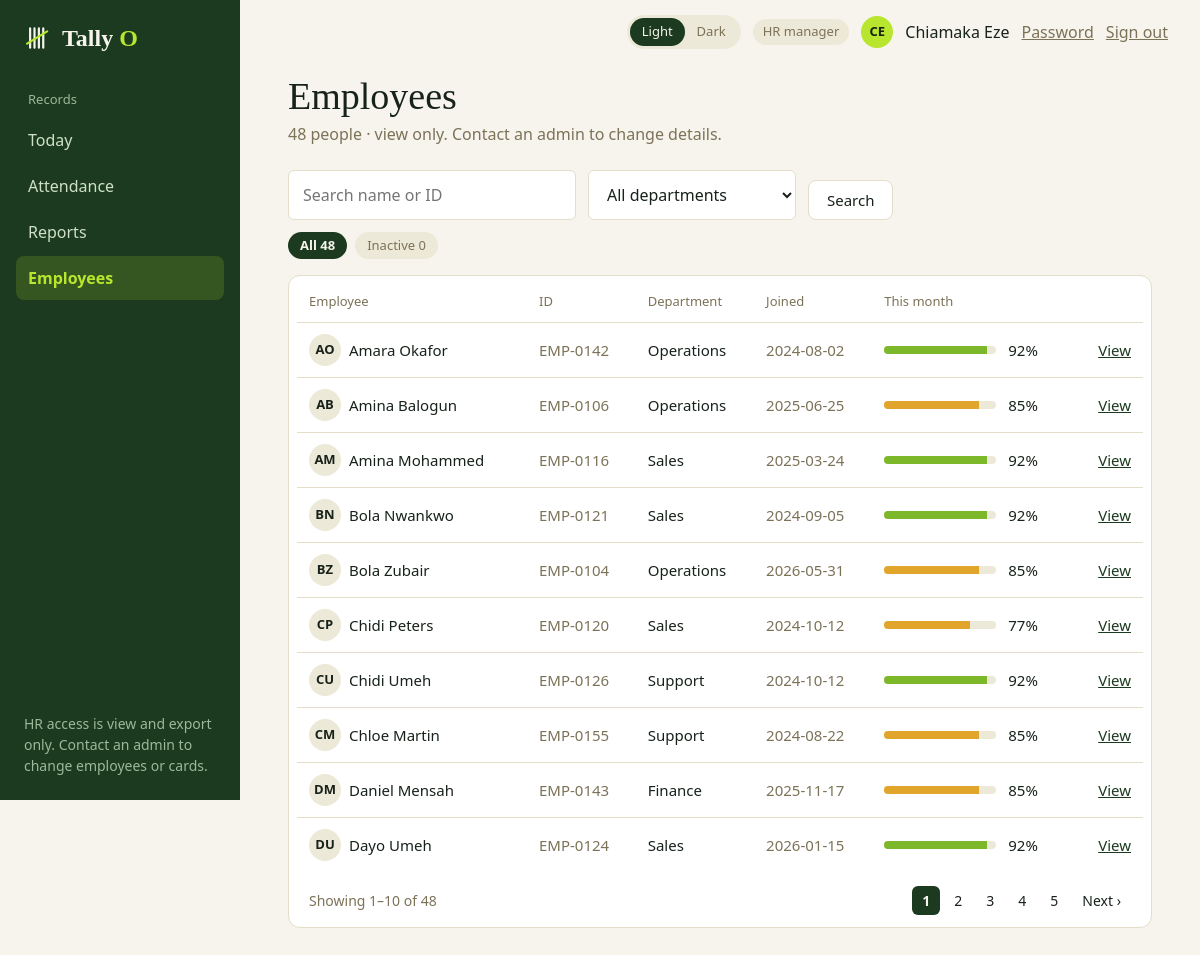
The app's page /hr/employees (signed in) with its own data.
### tables this page shows
CREATE TABLE users (
    id            INTEGER PRIMARY KEY,
    username      TEXT    NOT NULL UNIQUE COLLATE NOCASE,  -- employees use their code
    full_name     TEXT    NOT NULL,
    role          TEXT    NOT NULL CHECK (role IN ('admin', 'hr', 'employee')),
    password_hash TEXT    NOT NULL,
    employee_id   INTEGER UNIQUE REFERENCES employees(id),
    is_active     INTEGER NOT NULL DEFAULT 1 CHECK (is_active IN (0, 1)),
    must_change_password INTEGER NOT NULL DEFAULT 0 CHECK (must_change_password IN (0, 1)),
    last_login_at TEXT,
    -- an employee account must point at an employee; the others must not
    CHECK ((role = 'employee') = (employee_id IS NOT NULL))
);

CREATE TABLE employees (
    id            INTEGER PRIMARY KEY,
    employee_code TEXT    NOT NULL UNIQUE,              -- e.g. EMP-0142
    full_name     TEXT    NOT NULL,
    department    TEXT    NOT NULL,
    email         TEXT,
    joined_on     TEXT    NOT NULL,
    is_active     INTEGER NOT NULL DEFAULT 1 CHECK (is_active IN (0, 1))
);

### hr.py (the view)
@bp.route("/employees")
@hr_only
def employees():
    q = request.args.get("q", "").strip()[:60]
    dept = request.args.get("dept", "")[:40]
    status = "inactive" if request.args.get("status") == "inactive" else ""      # HR has no "no card" view
    conn = db.get_db()
    result = queries.list_employees(conn, q, dept, status, request.args.get("page", 1, type=int),
                                    with_cards=False)                            # card IDs never leave the database
    return render_template(
        "hr_employees.html", result=result, counts=queries.employee_counts(conn),
        rates=queries.employee_month_rates(conn, [r["id"] for r in result["rows"]], date.today()),
        departments=queries.departments(conn), q=q, dept=dept, status=status,
        keep={"q": q or None, "dept": dept or None, "status": status or None}, **shell_context("Employees"))

### app.py (called while the page is built)
@app.context_processor
def inject_globals():
    return {"APP_NAME": APP_NAME, "APP_TAGLINE": APP_TAGLINE,
            "csrf_token": auth.csrf_token, "safe_url": safe_url,
            "reader": reader.status()}

@app.after_request
def no_store_when_signed_in(response):
    if "user" in session and request.endpoint != "static":
        response.headers["Cache-Control"] = "no-store"
    return response

### auth.py (called while the page is built)
def csrf_token():
    if "csrf" not in session:
        session["csrf"] = secrets.token_hex(16)
    return session["csrf"]

def login_required(view):
    @wraps(view)
    def wrapped(*args, **kwargs):
        user = session.get("user")
        if not user:
            return redirect(url_for("auth.login"))
        row = get_db().execute("SELECT is_active, must_change_password FROM users WHERE id = ?",
                               (user["id"],)).fetchone()
        if row is None or not row["is_active"]:       # deactivated since they signed in
            session.clear()
            return redirect(url_for("auth.login"))
        if row["must_change_password"] and request.endpoint not in ("account.password", "auth.logout"):
            return redirect(url_for("account.password"))
        return view(*args, **kwargs)
    return wrapped

def role_required(*roles):
    def decorator(view):
        @wraps(view)
        @login_required
        def wrapped(*args, **kwargs):
            if session["user"]["role"] not in roles:
                abort(403)
            return view(*args, **kwargs)
        return wrapped
    return decorator

### db.py (called while the page is built)
def connect(path=DEFAULT_DB):
    Path(path).parent.mkdir(parents=True, exist_ok=True)
    conn = sqlite3.connect(str(path), isolation_level=None, timeout=10)  # we run transactions ourselves
    conn.row_factory = sqlite3.Row            # rows behave like dicts: row["name"]
    conn.execute("PRAGMA foreign_keys = ON")  # SQLite ignores foreign keys unless asked
    conn.execute("PRAGMA journal_mode = WAL") # readers don't block the writer
    return conn

def get_db():
    if "db" not in g:
        g.db = connect(current_app.config["DATABASE"])
    return g.db

### queries.py (called while the page is built)
def employee_counts(db):
    return dict(db.execute(f"""
        SELECT SUM(is_active = 1) AS active, SUM(is_active = 0) AS inactive,
               SUM(is_active = 1 AND {_NO_ACTIVE_CARD}) AS no_card
        FROM employees e""").fetchone())

def departments(db):
    return [r[0] for r in db.execute("SELECT DISTINCT department FROM employees ORDER BY 1")]

### templates/hr_employees.html (shortened to what this page needs)
{% extends "app_shell.html" %}
{% block content %}
  <h1 class="page-title">Employees</h1>
  <p class="muted mt-1">{{ counts.active }} people · view only. Contact an admin to change details.</p>
  <form class="toolbar mt-5" method="get" action="{{ url_for('hr.employees') }}">
    <input class="input toolbar-search" type="search" name="q" value="{{ q }}" placeholder="Search name or ID" aria-label="Search employees">
    <select class="input toolbar-select" name="dept" aria-label="Department">
      <option value="">All departments</option>
    </select>
    <button class="btn btn-secondary" type="submit">Search</button>
  </form>
  <div class="chips">
    <a class="chip" href="{{ url_for('hr.employees', q=q or None, dept=dept or None) }}" {% if not status %}aria-current="true"{% endif %}>All {{ counts.active }}</a>
    <a class="chip" href="{{ url_for('hr.employees', q=q or None, dept=dept or None, status='inactive') }}" {% if status == 'inactive' %}aria-current="true"{% endif %}>Inactive {{ counts.inactive }}</a>
  </div>
  <div class="card table-card mt-4">
    <table class="table">
      <thead><tr><th>Employee</th><th>ID</th><th>Department</th><th>Joined</th><th>This month</th><th></th></tr></thead>
      <tbody>
        {% for e in result.rows %}
          {% set rate = rates.get(e.id) %}
          <tr>
            <td><div class="row"><span class="avatar">{{ e.initials }}</span><span>{{ e.full_name }}</span></div></td>
            <td class="muted">{{ e.employee_code }}</td>
            <td>{{ e.department }}</td>
            <td class="muted">{{ e.joined_on }}</td>
            <td>
              {% if rate is not none %}
                <div class="row gap-3"><span class="meter"><span class="meter-fill {{ 'bar-low' if rate < 90 else '' }}" style="width: {{ rate }}%"></span></span>{{ rate }}%</div>
              {% else %}<span class="muted">–</span>{% endif %}
            </td>
            <td class="right"><a href="{{ url_for('hr.employee', employee_id=e.id) }}">View</a></td>
          </tr>
        {% else %}
          <tr><td colspan="6" class="empty-cell">No employees match your search.</td></tr>
        {% endfor %}
      </tbody>
    </table>
    {% if result.total %}
      <div class="pager">
        <span class="muted">Showing {{ result.first }}–{{ result.last }} of {{ result.total }}</span>
        {% if result.pages > 1 %}
          <nav aria-label="Pages">
            {% for n in result.numbers %}
              {% if n is none %}<span class="page muted">…</span>
              {% elif n == result.page %}<a href="#" aria-current="page">{{ n }}</a>
              {% else %}<a href="{{ url_for('hr.employees', page=n, **keep) }}">{{ n }}</a>{% endif %}
            {% endfor %}
            {% if result.page < result.pages %}<a href="{{ url_for('hr.employees', page=result.page + 1, **keep) }}">Next ›</a>{% endif %}
          </nav>
        {% endif %}
      </div>
    {% endif %}
  </div>
{% endblock %}

### templates/app_shell.html (shortened to what this page needs)
{% extends "base.html" %}
{% block head %}
  <link rel="stylesheet" href="{{ url_for('static', filename='css/dashboard.css') }}">
{% endblock %}
{% block body %}
<div class="shell">
  <aside class="sidebar">
    <a class="sidebar-brand" href="{{ url_for('home') }}">
      {% include "partials/logo.html" %}
    </a>
    <nav aria-label="Main menu">
      {% for group in nav %}
        <div class="nav-label">{{ group.label }}</div>
        {% for link in group.links %}
          <a class="nav-link" href="{{ link.href }}"
             {% if link.name == active %}aria-current="page"{% endif %}>{{ link.name }}</a>
        {% endfor %}
      {% endfor %}
    </nav>
    <div class="sidebar-footer">
      {% block sidebar_footer %}{% if role_key == 'hr' %}HR access is view and export only. Contact an admin to change employees or cards.{% else %}<span class="dot {{ '' if reader.connected else 'dot-off' }}"></span> {{ reader.label }}{% endif %}{% endblock %}
    </div>
  </aside>
  <div class="main">
    <header class="topbar">
      {% include "partials/theme_toggle.html" %}
      <span class="pill">{{ role_label }}</span>
      <span class="avatar avatar-accent">{{ user_initials }}</span>
      <span>{{ user_name }}</span>
      <a class="muted" href="{{ safe_url('account.password') }}">Password</a>
      <form class="inline-form" method="post" action="{{ url_for('auth.logout') }}">
        <button class="link-button muted" type="submit">Sign out</button>
      </form>
    </header>
    <main class="content">
      {% block content %}{% endblock %}
    </main>
  </div>
</div>
{% endblock %}

### static/css/dashboard.css (style rules this page uses)
.mt-5 { margin-top: var(--space-5); }
.right { text-align: right; }
.toolbar { display: flex; flex-wrap: wrap; align-items: center; gap: var(--space-3); }
.toolbar-search { width: 18rem; max-width: 100%; }
.toolbar-select { width: 13rem; max-width: 100%; }
.chips { display: flex; flex-wrap: wrap; gap: var(--space-2); margin-top: var(--space-3); }
.chip { padding: 0.25rem 0.75rem; border-radius: var(--radius-pill); background: var(--soft); color: var(--muted); font-size: 0.8125rem; text-decoration: none; }
.chip[aria-current="true"] { background: var(--primary); color: var(--on-primary); font-weight: 700; }
.pager { display: flex; align-items: center; justify-content: space-between; flex-wrap: wrap; gap: var(--space-3); padding: 0.875rem 0.75rem 0.25rem; font-size: 0.875rem; }
.pager nav { display: flex; gap: var(--space-1); }
.pager nav a, .pager .page { padding: 0.25rem 0.625rem; border-radius: var(--radius-sm); color: var(--text); text-decoration: none; }
.pager nav a[aria-current="page"] { background: var(--primary); color: var(--on-primary); font-weight: 700; }
.toolbar { align-items: flex-end; }
:root, html[data-theme="light"] { --chart-ok: #7DB82A; --chart-low: #E2A52B; }
.bar-low { background: var(--chart-low); }
.meter { width: 7rem; height: 0.5rem; border-radius: 4px; background: var(--soft); overflow: hidden; }
.meter-fill { display: block; height: 100%; background: var(--chart-ok); }
.meter-fill.bar-low { background: var(--chart-low); }

### records on screen
users: full_name "Chiamaka Eze"
employees: initials "AO", full_name "Amara Okafor", employee_code "EMP-0142", department "Operations", joined_on "2024-08-02", rate "92"
employees: initials "AB", full_name "Amina Balogun", employee_code "EMP-0106", department "Operations", joined_on "2025-06-25", rate "85"
employees: initials "AM", full_name "Amina Mohammed", employee_code "EMP-0116", department "Sales", joined_on "2025-03-24", rate "92"
employees: initials "BN", full_name "Bola Nwankwo", employee_code "EMP-0121", department "Sales", joined_on "2024-09-05", rate "92"
employees: initials "BZ", full_name "Bola Zubair", employee_code "EMP-0104", department "Operations", joined_on "2026-05-31", rate "85"
employees: initials "CP", full_name "Chidi Peters", employee_code "EMP-0120", department "Sales", joined_on "2024-10-12", rate "77"
employees: initials "CU", full_name "Chidi Umeh", employee_code "EMP-0126", department "Support", joined_on "2024-10-12", rate "92"
employees: initials "CM", full_name "Chloe Martin", employee_code "EMP-0155", department "Support", joined_on "2024-08-22", rate "85"
employees: initials "DM", full_name "Daniel Mensah", employee_code "EMP-0143", department "Finance", joined_on "2025-11-17", rate "85"
employees: initials "DU", full_name "Dayo Umeh", employee_code "EMP-0124", department "Sales", joined_on "2026-01-15", rate "92"

### other values on screen
{{ APP_NAME[:-1] }} "Tally"
{{ APP_NAME[-1]|upper }} "O"
{{ group.label }} "Records"
{{ link.name }} "Today" "Attendance" "Reports" "Employees"
{{ role_label }} "HR manager"
{{ user_initials }} "CE"
{{ counts.active }} "48"
{{ counts.inactive }} "0"
{{ result.first }} "1"
{{ result.last }} "10"
{{ result.total }} "48"
{{ n }} "1"
{{ n }} "2" "3" "4" "5"
